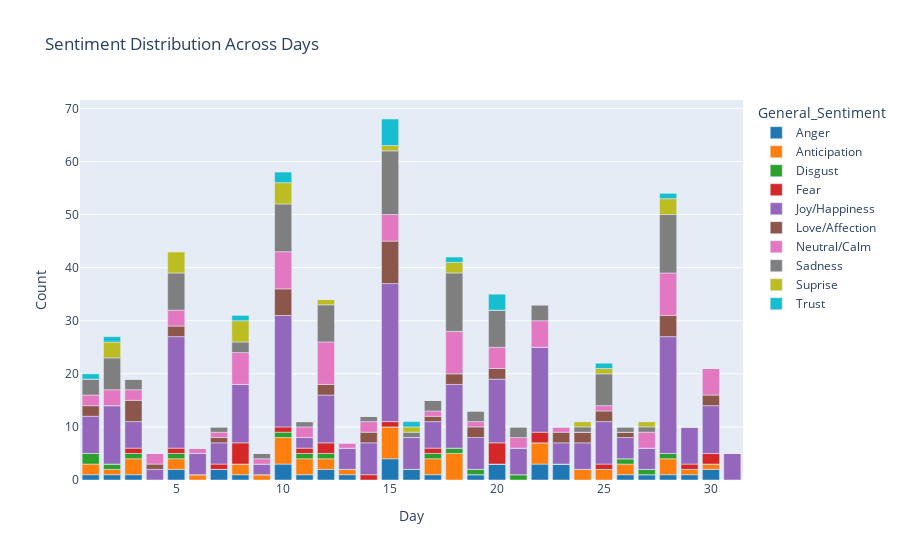

The notebook cell saved with this chart:
### Code cell
fig = px.bar(
    sentiment_counts,
    x=sentiment_counts.index,
    y=sentiment_counts.columns,
    title="Sentiment Distribution Across Days",
    labels={"value": "Count", "Day": "Day"},
    color_discrete_sequence=px.colors.qualitative.D3
)

fig.show()

#Sentiment distribution across days. The x-axis is the index, representing days, the y-axis is the sentiment count.
#The bars are colored using a discrete color sequence. The chart is shown using `fig.show()`.

### Figure 1 — Plotly figure (JSON) as saved in the notebook; plotly's stock layout.template omitted (floating-point values rounded to 4 significant figures)
{"data": [{"alignmentgroup": "True", "hovertemplate": "General_Sentiment=Anger<br>Day=%{x}<br>Count=%{y}<extra></extra>", "legendgroup": "Anger", "marker": {"color": "#1F77B4", "pattern": {"shape": ""}}, "name": "Anger", "offsetgroup": "Anger", "orientation": "v", "showlegend": true, "textposition": "auto", "type": "bar", "x": [1, 2, 3, 4, 5, 6, 7, 8, 9, 10, 11, 12, 13, 14, 15, 16, 17, 18, 19, 20, 21, 22, 23, 24, 25, 26, 27, 28, 29, 30, 31], "xaxis": "x", "y": [1, 1, 1, 0, 2, 0, 2, 1, 0, 3, 1, 2, 1, 0, 4, 2, 1, 0, 1, 3, 0, 3, 3, 0, 0, 1, 1, 1, 1, 2, 0], "yaxis": "y"}, {"alignmentgroup": "True", "hovertemplate": "General_Sentiment=Anticipation<br>Day=%{x}<br>Count=%{y}<extra></extra>", "legendgroup": "Anticipation", "marker": {"color": "#FF7F0E", "pattern": {"shape": ""}}, "name": "Anticipation", "offsetgroup": "Anticipation", "orientation": "v", "showlegend": true, "textposition": "auto", "type": "bar", "x": [1, 2, 3, 4, 5, 6, 7, 8, 9, 10, 11, 12, 13, 14, 15, 16, 17, 18, 19, 20, 21, 22, 23, 24, 25, 26, 27, 28, 29, 30, 31], "xaxis": "x", "y": [2, 1, 3, 0, 2, 1, 0, 2, 1, 5, 3, 2, 1, 0, 6, 0, 3, 5, 0, 0, 0, 4, 0, 2, 2, 2, 0, 3, 1, 1, 0], "yaxis": "y"}, {"alignmentgroup": "True", "hovertemplate": "General_Sentiment=Disgust<br>Day=%{x}<br>Count=%{y}<extra></extra>", "legendgroup": "Disgust", "marker": {"color": "#2CA02C", "pattern": {"shape": ""}}, "name": "Disgust", "offsetgroup": "Disgust", "orientation": "v", "showlegend": true, "textposition": "auto", "type": "bar", "x": [1, 2, 3, 4, 5, 6, 7, 8, 9, 10, 11, 12, 13, 14, 15, 16, 17, 18, 19, 20, 21, 22, 23, 24, 25, 26, 27, 28, 29, 30, 31], "xaxis": "x", "y": [2, 1, 1, 0, 1, 0, 0, 0, 0, 1, 1, 1, 0, 0, 0, 0, 1, 1, 1, 0, 1, 0, 0, 0, 0, 1, 1, 1, 0, 0, 0], "yaxis": "y"}, {"alignmentgroup": "True", "hovertemplate": "General_Sentiment=Fear<br>Day=%{x}<br>Count=%{y}<extra></extra>", "legendgroup": "Fear", "marker": {"color": "#D62728", "pattern": {"shape": ""}}, "name": "Fear", "offsetgroup": "Fear", "orientation": "v", "showlegend": true, "textposition": "auto", "type": "bar", "x": [1, 2, 3, 4, 5, 6, 7, 8, 9, 10, 11, 12, 13, 14, 15, 16, 17, 18, 19, 20, 21, 22, 23, 24, 25, 26, 27, 28, 29, 30, 31], "xaxis": "x", "y": [0, 0, 1, 0, 1, 0, 1, 4, 0, 1, 1, 2, 0, 1, 1, 0, 1, 0, 0, 4, 0, 2, 0, 0, 1, 0, 0, 0, 1, 2, 0], "yaxis": "y"}, {"alignmentgroup": "True", "hovertemplate": "General_Sentiment=Joy/Happiness<br>Day=%{x}<br>Count=%{y}<extra></extra>", "legendgroup": "Joy/Happiness", "marker": {"color": "#9467BD", "pattern": {"shape": ""}}, "name": "Joy/Happiness", "offsetgroup": "Joy/Happiness", "orientation": "v", "showlegend": true, "textposition": "auto", "type": "bar", "x": [1, 2, 3, 4, 5, 6, 7, 8, 9, 10, 11, 12, 13, 14, 15, 16, 17, 18, 19, 20, 21, 22, 23, 24, 25, 26, 27, 28, 29, 30, 31], "xaxis": "x", "y": [7, 11, 5, 2, 21, 4, 4, 11, 2, 21, 2, 9, 4, 6, 26, 6, 5, 12, 6, 12, 5, 16, 4, 5, 8, 4, 4, 22, 7, 9, 5], "yaxis": "y"}, {"alignmentgroup": "True", "hovertemplate": "General_Sentiment=Love/Affection<br>Day=%{x}<br>Count=%{y}<extra></extra>", "legendgroup": "Love/Affection", "marker": {"color": "#8C564B", "pattern": {"shape": ""}}, "name": "Love/Affection", "offsetgroup": "Love/Affection", "orientation": "v", "showlegend": true, "textposition": "auto", "type": "bar", "x": [1, 2, 3, 4, 5, 6, 7, 8, 9, 10, 11, 12, 13, 14, 15, 16, 17, 18, 19, 20, 21, 22, 23, 24, 25, 26, 27, 28, 29, 30, 31], "xaxis": "x", "y": [2, 0, 4, 1, 2, 0, 1, 0, 0, 5, 0, 2, 0, 2, 8, 0, 1, 2, 2, 2, 0, 0, 2, 2, 2, 1, 0, 4, 0, 2, 0], "yaxis": "y"}, {"alignmentgroup": "True", "hovertemplate": "General_Sentiment=Neutral/Calm<br>Day=%{x}<br>Count=%{y}<extra></extra>", "legendgroup": "Neutral/Calm", "marker": {"color": "#E377C2", "pattern": {"shape": ""}}, "name": "Neutral/Calm", "offsetgroup": "Neutral/Calm", "orientation": "v", "showlegend": true, "textposition": "auto", "type": "bar", "x": [1, 2, 3, 4, 5, 6, 7, 8, 9, 10, 11, 12, 13, 14, 15, 16, 17, 18, 19, 20, 21, 22, 23, 24, 25, 26, 27, 28, 29, 30, 31], "xaxis": "x", "y": [2, 3, 2, 2, 3, 1, 1, 6, 1, 7, 2, 8, 1, 2, 5, 0, 1, 8, 1, 4, 2, 5, 1, 0, 1, 0, 3, 8, 0, 5, 0], "yaxis": "y"}, {"alignmentgroup": "True", "hovertemplate": "General_Sentiment=Sadness<br>Day=%{x}<br>Count=%{y}<extra></extra>", "legendgroup": "Sadness", "marker": {"color": "#7F7F7F", "pattern": {"shape": ""}}, "name": "Sadness", "offsetgroup": "Sadness", "orientation": "v", "showlegend": true, "textposition": "auto", "type": "bar", "x": [1, 2, 3, 4, 5, 6, 7, 8, 9, 10, 11, 12, 13, 14, 15, 16, 17, 18, 19, 20, 21, 22, 23, 24, 25, 26, 27, 28, 29, 30, 31], "xaxis": "x", "y": [3, 6, 2, 0, 7, 0, 1, 2, 1, 9, 1, 7, 0, 1, 12, 1, 2, 11, 2, 7, 2, 3, 0, 1, 6, 1, 1, 11, 0, 0, 0], "yaxis": "y"}, {"alignmentgroup": "True", "hovertemplate": "General_Sentiment=Suprise<br>Day=%{x}<br>Count=%{y}<extra></extra>", "legendgroup": "Suprise", "marker": {"color": "#BCBD22", "pattern": {"shape": ""}}, "name": "Suprise", "offsetgroup": "Suprise", "orientation": "v", "showlegend": true, "textposition": "auto", "type": "bar", "x": [1, 2, 3, 4, 5, 6, 7, 8, 9, 10, 11, 12, 13, 14, 15, 16, 17, 18, 19, 20, 21, 22, 23, 24, 25, 26, 27, 28, 29, 30, 31], "xaxis": "x", "y": [0, 3, 0, 0, 4, 0, 0, 4, 0, 4, 0, 1, 0, 0, 1, 1, 0, 2, 0, 0, 0, 0, 0, 1, 1, 0, 1, 3, 0, 0, 0], "yaxis": "y"}, {"alignmentgroup": "True", "hovertemplate": "General_Sentiment=Trust<br>Day=%{x}<br>Count=%{y}<extra></extra>", "legendgroup": "Trust", "marker": {"color": "#17BECF", "pattern": {"shape": ""}}, "name": "Trust", "offsetgroup": "Trust", "orientation": "v", "showlegend": true, "textposition": "auto", "type": "bar", "x": [1, 2, 3, 4, 5, 6, 7, 8, 9, 10, 11, 12, 13, 14, 15, 16, 17, 18, 19, 20, 21, 22, 23, 24, 25, 26, 27, 28, 29, 30, 31], "xaxis": "x", "y": [1, 1, 0, 0, 0, 0, 0, 1, 0, 2, 0, 0, 0, 0, 5, 1, 0, 1, 0, 3, 0, 0, 0, 0, 1, 0, 0, 1, 0, 0, 0], "yaxis": "y"}], "layout": {"barmode": "relative", "legend": {"title": {"text": "General_Sentiment"}, "tracegroupgap": 0}, "title": {"text": "Sentiment Distribution Across Days"}, "xaxis": {"anchor": "y", "domain": [0, 1], "title": {"text": "Day"}}, "yaxis": {"anchor": "x", "domain": [0, 1], "title": {"text": "Count"}}}}
